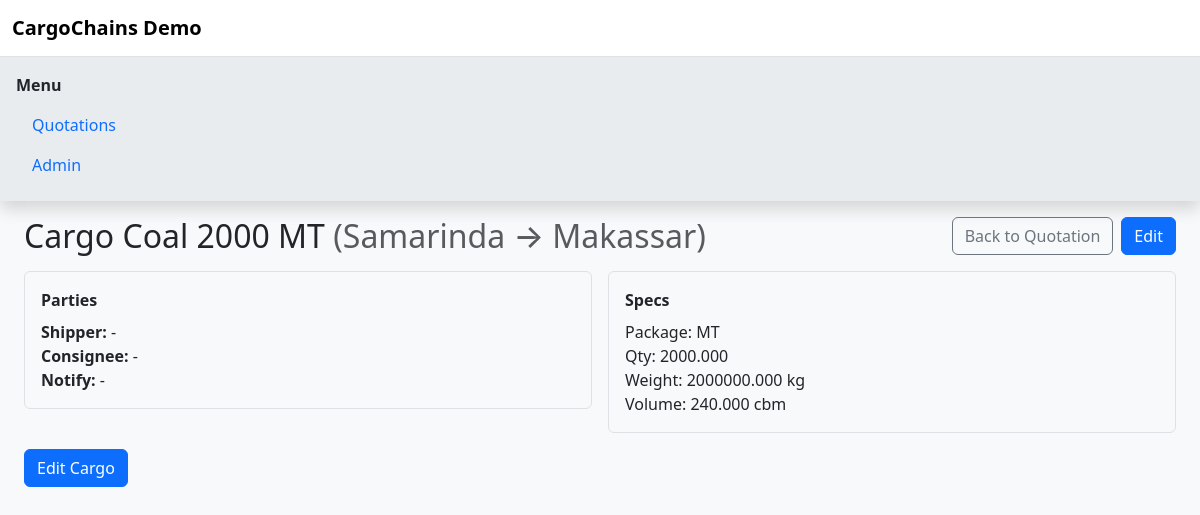
Page /sales/cargos/3/ on the committed database.
### sales/models.py (models this page shows, shortened)
class Cargo(models.Model):
    quotation = models.ForeignKey(Quotation, related_name="cargos", on_delete=models.CASCADE)
    description = models.CharField(max_length=200)
    package_type = models.CharField(max_length=50, blank=True)   # CTN/PLT/BAG/LOOSE
    qty = models.DecimalField(max_digits=12, decimal_places=3, default=1)
    weight_kg = models.DecimalField(max_digits=12, decimal_places=3, default=0)
    volume_cbm = models.DecimalField(max_digits=12, decimal_places=3, default=0)
    origin = models.CharField(max_length=100)
    destination = models.CharField(max_length=100)
    extra_notes = models.TextField(blank=True)
    shipper = models.CharField(max_length=200, blank=True)
    consignee = models.CharField(max_length=200, blank=True)
    notify_party = models.CharField(max_length=200, blank=True)

### sales/views.py (the view)
# urls.py: path('cargos/<int:pk>/', views.CargoDetailView.as_view(), name='cargo_detail'),
class CargoDetailView(DetailView):
    model = Cargo
    template_name = 'sales/cargo_detail.html'
    context_object_name = 'cargo'

### sales/templates/sales/cargo_detail.html (shortened to what this page needs)
{% extends "base.html" %}
{% block content %}
<div class="container-fluid">
  <div class="d-flex justify-content-between align-items-center mb-3">
    <h2 class="mb-0">Cargo {{ cargo.description }} <span class="text-body-secondary">({{ cargo.origin }} → {{ cargo.destination }})</span></h2>
    <div class="d-flex gap-2">
      <a class="btn btn-outline-secondary" href="{% url 'sales:quotation_detail' cargo.quotation.pk %}">Back to Quotation</a>
      {% if view.action == 'edit' %}{% else %}
      <a class="btn btn-primary" href="{% url 'sales:cargo_edit' cargo.pk %}">Edit</a>
      {% endif %}
    </div>
  </div>
  {% if form %}
  <form method="post" class="card shadow-sm">
    {% csrf_token %}
    <div class="card-body">
      <div class="row g-3">
        <div class="col-md-6">
          <label class="form-label">Description</label>
          {{ form.description }}
        </div>
        <div class="col-md-3">
          <label class="form-label">Package</label>
          {{ form.package_type }}
        </div>
        <div class="col-md-3">
          <label class="form-label">Qty</label>
          {{ form.qty }}
        </div>
        <div class="col-md-4">
          <label class="form-label">Weight (kg)</label>
          {{ form.weight_kg }}
        </div>
        <div class="col-md-4">
          <label class="form-label">Volume (cbm)</label>
          {{ form.volume_cbm }}
        </div>
        <div class="col-md-4">
          <label class="form-label">Unit Route</label>
          <div class="input-group">
            {{ form.origin }}
            <span class="input-group-text">→</span>
            {{ form.destination }}
          </div>
        </div>
        <div class="col-md-4">
          <label class="form-label">Shipper</label>
          {{ form.shipper }}
        </div>
        <div class="col-md-4">
          <label class="form-label">Consignee</label>
          {{ form.consignee }}
        </div>
        <div class="col-md-4">
          <label class="form-label">Notify Party</label>
          {{ form.notify_party }}
        </div>
        <div class="col-12">
          <label class="form-label">Extra Notes</label>
          {{ form.extra_notes }}
        </div>
      </div>
    </div>
    <div class="card-footer d-flex justify-content-end gap-2">
      <a class="btn btn-outline-secondary" href="{% url 'sales:cargo_detail' cargo.pk %}">Cancel</a>
      <button class="btn btn-success" type="submit">Save</button>
    </div>
  </form>
  {% else %}
  <div class="row g-3">
    <div class="col-md-6">
      <div class="border rounded p-3">
        <div class="fw-bold">Parties</div>
        <div class="mt-2"><strong>Shipper:</strong> {{ cargo.shipper|default:"-" }}</div>
        <div><strong>Consignee:</strong> {{ cargo.consignee|default:"-" }}</div>
        <div><strong>Notify:</strong> {{ cargo.notify_party|default:"-" }}</div>
      </div>
    </div>
    <div class="col-md-6">
      <div class="border rounded p-3">
        <div class="fw-bold">Specs</div>
        <div class="mt-2">Package: {{ cargo.package_type|default:"-" }}</div>
        <div>Qty: {{ cargo.qty|floatformat:3 }}</div>
        <div>Weight: {{ cargo.weight_kg|floatformat:3 }} kg</div>
        <div>Volume: {{ cargo.volume_cbm|floatformat:3 }} cbm</div>
      </div>
    </div>
  </div>
  <div class="mt-3">
    <a class="btn btn-primary" href="{% url 'sales:cargo_edit' cargo.pk %}">Edit Cargo</a>
  </div>
  {% endif %}
</div>
{% endblock %}

### rows in the picture
Cargo: description "Coal 2000 MT", origin "Samarinda", destination "Makassar", shipper "-", consignee "-", notify_party "-", package_type "MT", qty "2000.000", weight_kg "2000000.000", volume_cbm "240.000"
